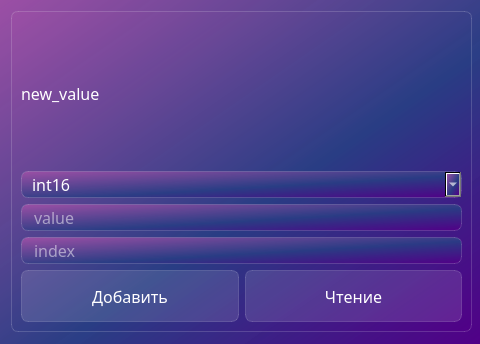
<?xml version="1.0" encoding="UTF-8"?>
<ui version="4.0">
 <class>Dialog</class>
 <widget class="QDialog" name="Dialog">
  <property name="geometry">
   <rect>
    <x>0</x>
    <y>0</y>
    <width>480</width>
    <height>344</height>
   </rect>
  </property>
  <property name="windowTitle">
   <string>Dialog</string>
  </property>
  <property name="styleSheet">
   <string notr="true">background-color: qlineargradient(spread:pad, x1:1, y1:1, x2:0, y2:0, stop:0 rgba(81, 0, 135, 255), stop:0.427447 rgba(41, 61, 132, 235), stop:1 rgba(155, 79, 165, 255));
font-family: Noto Sans SC;
</string>
  </property>
  <widget class="QFrame" name="frame">
   <property name="geometry">
    <rect>
     <x>11</x>
     <y>11</y>
     <width>461</width>
     <height>321</height>
    </rect>
   </property>
   <property name="styleSheet">
    <string notr="true">backgorund-color: rgba(255,255,255,30);
border: 1px solid rgba(255,255,255,40);
border-radius: 7px;
</string>
   </property>
   <property name="frameShape">
    <enum>QFrame::NoFrame</enum>
   </property>
   <layout class="QVBoxLayout" name="verticalLayout">
    <item>
     <widget class="QLabel" name="label">
      <property name="styleSheet">
       <string notr="true">color: white;
font-size: 12pt;
background-color: none;
border: none;</string>
      </property>
      <property name="text">
       <string>new_value</string>
      </property>
     </widget>
    </item>
    <item>
     <widget class="QComboBox" name="comboBox">
      <property name="styleSheet">
       <string notr="true">color: white;
padding-left: 10px;
font-size: 12pt;

</string>
      </property>
      <item>
       <property name="text">
        <string>int16</string>
       </property>
      </item>
      <item>
       <property name="text">
        <string>dint32</string>
       </property>
      </item>
      <item>
       <property name="text">
        <string>int64</string>
       </property>
      </item>
      <item>
       <property name="text">
        <string>uint16</string>
       </property>
      </item>
      <item>
       <property name="text">
        <string>udint32</string>
       </property>
      </item>
      <item>
       <property name="text">
        <string>uint64</string>
       </property>
      </item>
      <item>
       <property name="text">
        <string>float32</string>
       </property>
      </item>
      <item>
       <property name="text">
        <string>double64</string>
       </property>
      </item>
     </widget>
    </item>
    <item>
     <widget class="QLineEdit" name="lineEdit_value">
      <property name="styleSheet">
       <string notr="true">font-size: 12pt;
color: white;
padding-left: 10px;
</string>
      </property>
      <property name="placeholderText">
       <string>value</string>
      </property>
     </widget>
    </item>
    <item>
     <widget class="QLineEdit" name="lineEdit_index_1488">
      <property name="styleSheet">
       <string notr="true">font-size: 12pt;
color: white;
padding-left: 10px;
</string>
      </property>
      <property name="text">
       <string/>
      </property>
      <property name="placeholderText">
       <string>index</string>
      </property>
     </widget>
    </item>
    <item>
     <layout class="QHBoxLayout" name="horizontalLayout">
      <item>
       <widget class="QPushButton" name="pushButton_valueadd">
        <property name="styleSheet">
         <string notr="true">QPushButton{
color: white;
font-size: 12pt;
background-color: rgba(255,255,255,30);
border: 1px solid rgba(255,255,255,40);
border-radius: 7px;
width: 230px;
height: 50 px;
}
QPushButton:hover {
background-color: rgba(255,255,255,30);
}
QPushButton:pressed{
background-color: rgba(255,255,255,70);
}</string>
        </property>
        <property name="text">
         <string>Добавить</string>
        </property>
       </widget>
      </item>
      <item>
       <widget class="QPushButton" name="pushButton_chten">
        <property name="styleSheet">
         <string notr="true">QPushButton{
color: white;
font-size: 12pt;
background-color: rgba(255,255,255,30);
border: 1px solid rgba(255,255,255,40);
border-radius: 7px;
width: 230px;
height: 50 px;
}
QPushButton:hover {
background-color: rgba(255,255,255,30);
}
QPushButton:pressed{
background-color: rgba(255,255,255,70);
}</string>
        </property>
        <property name="text">
         <string>Чтение</string>
        </property>
       </widget>
      </item>
     </layout>
    </item>
   </layout>
  </widget>
 </widget>
 <resources/>
 <connections/>
</ui>
